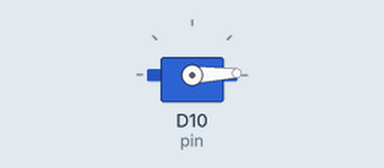
The program below on a simulated Arduino board driven over Firmata from a computer. Parts: servo.

Above: at 5.05 s.
At 6.05 s:
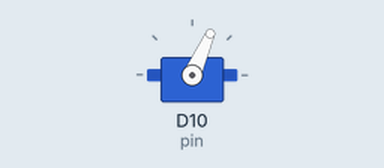
At 7.1 s:
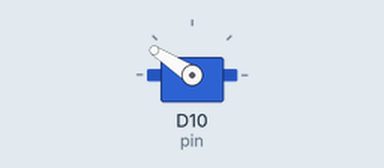
At 9.15 s:
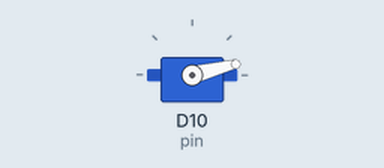
Timing chart, 0 to 10.6 s (numbered marks = the images above):
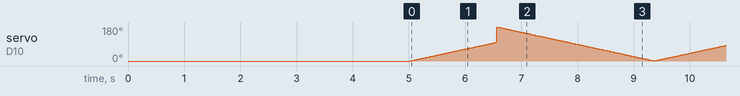

The program:

Servo_Controll.py
```python
from pyfirmata import Arduino , SERVO
from time import sleep


port = ''
pin = 10
board = Arduino(port)

board.digital[pin].mode = SERVO

def rotateServo(pin , angle):
    board.digital[pin].write(angle)
    sleep(0.015)

while True :
    for i in range(0,100):
        rotateServo(pin,i)
    for i in range(180 , 1 ,-1):
        rotateServo(pin ,i)
```
